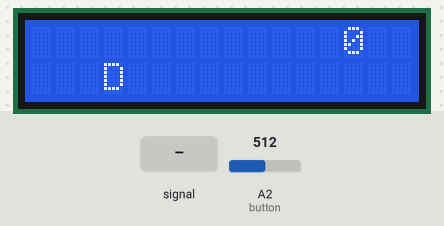
This sketch was run on a simulated Arduino Uno, built with avr-gcc and run on an emulated ATmega328P. On the bench: 16×2 character LCD. The test bench sets the inputs (shaded band); at power-on: A2 (button) = 512. Random numbers use the default seed unless the sketch sets one.

Above: at 0.2 s.
1.3 s: A2 (button) set to 109
3.2 s: A2 (button) set to 92
At 3.63 s:
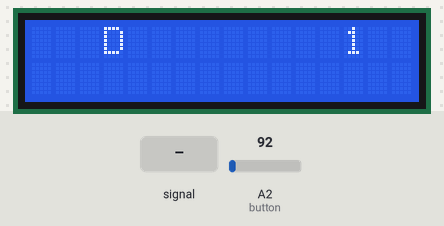
6.1 s: A2 (button) set to 110
At 7.0 s:
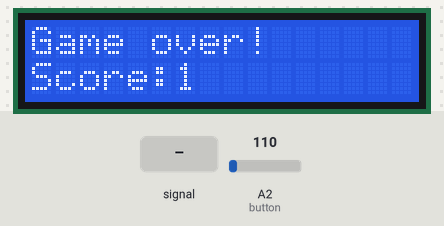
8.1 s: A2 (button) fed a 200 Hz sine of ±81 counts around its level
At 23.54 s:
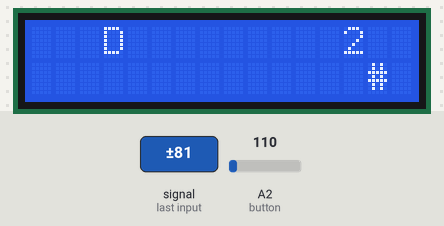

The sketch:

chrome_dino_game.ino
```cpp
#include <LiquidCrystal.h>
const int rs = 12, en = 11, d4 = 5, d5 = 4, d6 = 3, d7 = 2;
LiquidCrystal lcd(rs, en, d4, d5, d6, d7);
int x = 0;
int y = 0;
int val;
const int button = A2;

int dist;

int isGameOver = 0;

int cactuses[5][2] = {};

int dinoPos[1][2] = {3, 1};

int orig_frameCount = 600;
int orig_jumpCount = 4;

int isJumping = 0;
int jumpCount = orig_jumpCount;

int frameCount = orig_frameCount;

int score = 0;

void setup()
{
  randomSeed(analogRead(A0));
  Serial.begin(9600);
  for (int i = 0; i < 5; i++) {
    dist = random(15, 25);
    //Serial.print(dist);
    cactuses[i][0] = cactuses[i - 1][0] + random(10, 20);
    cactuses[i][1] = 1;
  }
  pinMode(button, INPUT_PULLUP);
  lcd.begin(16, 2);
}

void loop()
{
  val = analogRead(button);

  if (isGameOver == 1) {

    if (val <= 100) {
      //if button is pressed
      isGameOver = 0;
      score = 0;
      isJumping = 0;
      frameCount = orig_frameCount;
    }
    lcd.setCursor(0, 0);
    lcd.print("Game over!");
    lcd.setCursor(0, 1);
    lcd.print("Score: ");
    lcd.setCursor(6, 1);
    lcd.print(score);
  } else {

    if (val <= 100) {
      //if button is pressed
      isJumping = 1;
    }
    if (frameCount == 0) {
      frameCount = orig_frameCount;
      lcd.clear();

      if (isJumping == 1) {
        jumpCount--;
        if (jumpCount == 0) {
          dinoPos[0][1] = 1;
          isJumping = 0;
          jumpCount = orig_jumpCount;
        } else {
          dinoPos[0][1] = 0;
        }
      }

      lcd.setCursor(dinoPos[0][0], dinoPos[0][1]);
      lcd.print("D");

      lcd.setCursor(13, 0);
      lcd.print(score);

      for (int i = 0; i < 5; i++) {
        if (cactuses[i][0] < 16 && cactuses[i][0] > -1) {
          lcd.setCursor(cactuses[i][0], cactuses[i][1]);
          lcd.print("#");
        }
        cactuses[i][0]--;
        if (cactuses[i][0] == dinoPos[0][0] && cactuses[i][1] == dinoPos[0][1]) {
          isGameOver = 1;
          lcd.clear();
        } else if (cactuses[i][0] == 0) {
          score++;
          dist = random(15, 25);
          //Serial.print(dist);
          if (i == 0) {
            cactuses[i][0] = cactuses[4][0] + random(10, 20);
          } else {
            cactuses[i][0] = cactuses[i - 1][0] + random(10, 20);
          }
        }
      }
    }
    frameCount--;
  }
}
```

Measured:
- after the input at 3.2 s, the display: first changes after 0.08 s (image 1 shows a later state)
- after the input at 8.1 s, the display: first changes at once (image 3 shows a later state)
- what the display in image 0 shows lasts 0.6 s, from 0.1 s to 0.7 s
